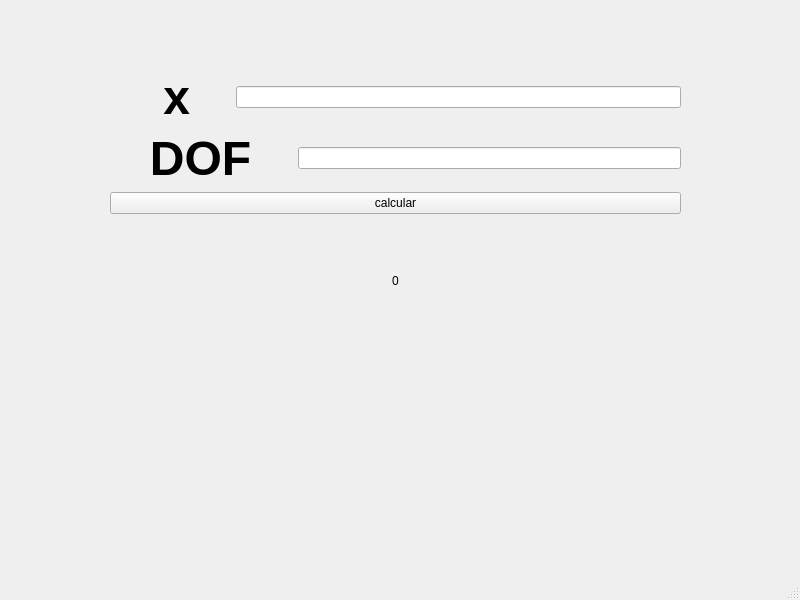
<?xml version="1.0" encoding="UTF-8"?>
<ui version="4.0">
 <class>MainWindow</class>
 <widget class="QMainWindow" name="MainWindow">
  <property name="geometry">
   <rect>
    <x>0</x>
    <y>0</y>
    <width>800</width>
    <height>600</height>
   </rect>
  </property>
  <property name="windowTitle">
   <string>MainWindow</string>
  </property>
  <property name="styleSheet">
   <string notr="true">QDialog, QWidget {
    QWidget {
    background-color: #121212; /* negro suave */
}

/* QLabel */
QLabel {
    color: #EAEAEA;
    font-weight: bold;
    font-size: 28pt;
}

/* Botones */
QPushButton {
    background-color: #1F1F1F;
    color: #00D084;
    border: 2px solid #00D084;
    border-radius: 10px;
    padding: 8px 16px;
    font-weight: bold;
}

/* Hover botón */
QPushButton:hover {
    background-color: #00D084;
    color: #121212;
}

/* Click botón */
QPushButton:pressed {
    background-color: #009e63;
}

/* QLineEdit */
QLineEdit {
    background-color: #1E1E1E;
    color: #EAEAEA;
    border: 2px solid #2C2C2C;
    border-radius: 8px;
    padding: 6px;
    selection-background-color: #00D084;
    selection-color: #121212;
}

/* Focus */
QLineEdit:focus {
    border: 2px solid #00D084;
    background-color: #252525;
}

/* Hover */
QLineEdit:hover {
    border: 2px solid #3A3A3A;
}

/* Placeholder */
QLineEdit::placeholder {
    color: #888888;
}
}</string>
  </property>
  <widget class="QWidget" name="centralwidget">
   <widget class="QWidget" name="">
    <property name="geometry">
     <rect>
      <x>110</x>
      <y>70</y>
      <width>571</width>
      <height>271</height>
     </rect>
    </property>
    <layout class="QVBoxLayout" name="verticalLayout_2">
     <item>
      <layout class="QVBoxLayout" name="verticalLayout">
       <item>
        <layout class="QHBoxLayout" name="horizontalLayout">
         <item>
          <widget class="QLabel" name="x2">
           <property name="font">
            <font>
             <pointsize>36</pointsize>
             <weight>75</weight>
             <bold>true</bold>
            </font>
           </property>
           <property name="text">
            <string>    x   </string>
           </property>
          </widget>
         </item>
         <item>
          <widget class="QLineEdit" name="valorx2">
           <property name="styleSheet">
            <string notr="true">QDialog, QWidget {
    /* Fondo global */
QMainWindow, QWidget {
    background-color: #121212;
    color: #EAEAEA;
}

/* QLabel */
QLabel {
    color: #EAEAEA;
    font-weight: bold;
    font-size: 28pt;
}

/* Botones */
QPushButton {
    background-color: #1F1F1F;
    color: #00D084;
    border: 2px solid #00D084;
    border-radius: 10px;
    padding: 8px 16px;
    font-weight: bold;
}

/* Hover */
QPushButton:hover {
    background-color: #00D084;
    color: #121212;
}

/* Click */
QPushButton:pressed {
    background-color: #009e63;
}

/* Inputs */
QLineEdit {
    background-color: #1E1E1E;
    color: #EAEAEA;
    border: 2px solid #2C2C2C;
    border-radius: 8px;
    padding: 6px;
    selection-background-color: #00D084;
    selection-color: #121212;
}

/* Focus */
QLineEdit:focus {
    border: 2px solid #00D084;
    background-color: #252525;
}

/* Hover */
QLineEdit:hover {
    border: 2px solid #3A3A3A;
}

/* Placeholder */
QLineEdit::placeholder {
    color: #888888;
}
}</string>
           </property>
          </widget>
         </item>
        </layout>
       </item>
       <item>
        <layout class="QHBoxLayout" name="horizontalLayout_2">
         <item>
          <widget class="QLabel" name="dof2">
           <property name="font">
            <font>
             <pointsize>36</pointsize>
             <weight>75</weight>
             <bold>true</bold>
            </font>
           </property>
           <property name="text">
            <string>   DOF   </string>
           </property>
          </widget>
         </item>
         <item>
          <widget class="QLineEdit" name="valordof2"/>
         </item>
        </layout>
       </item>
      </layout>
     </item>
     <item>
      <widget class="QPushButton" name="botoncalcular2">
       <property name="text">
        <string>calcular</string>
       </property>
      </widget>
     </item>
     <item>
      <widget class="QLabel" name="label_3">
       <property name="text">
        <string>0</string>
       </property>
       <property name="alignment">
        <set>Qt::AlignCenter</set>
       </property>
      </widget>
     </item>
    </layout>
   </widget>
  </widget>
  <widget class="QMenuBar" name="menubar">
   <property name="geometry">
    <rect>
     <x>0</x>
     <y>0</y>
     <width>800</width>
     <height>21</height>
    </rect>
   </property>
  </widget>
  <widget class="QStatusBar" name="statusbar"/>
 </widget>
 <resources/>
 <connections/>
</ui>
